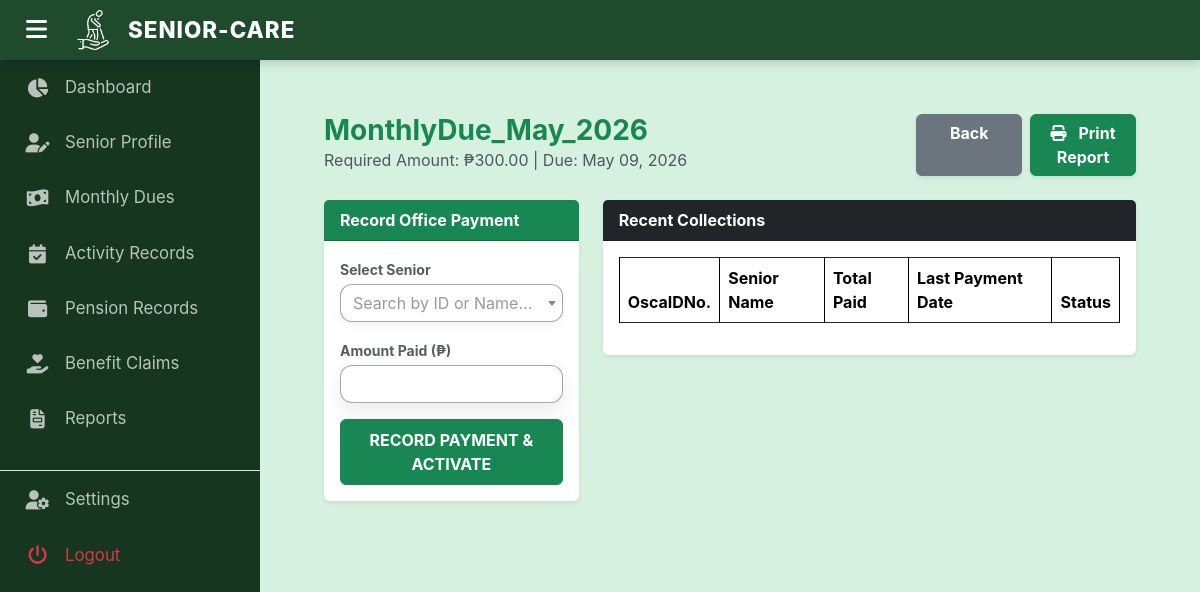
Page /admin/dues_collection.php?id=18 (signed in) on the committed database.
### tables this page shows
CREATE TABLE `monthly_dues_master` (
  `DuesID` int(11) NOT NULL,
  `Contribution_Name` varchar(100) NOT NULL,
  `Amount_Required` decimal(10,2) NOT NULL,
  `Due_Date` date NOT NULL
);

### admin/dues_collection.php (the view, shortened to what this page needs)
<?php
require_once('includes/session.php');
$did = $_GET['id'];
$res = mysqli_query($conn, "SELECT * FROM monthly_dues_master WHERE DuesID = '$did'");
$dues = mysqli_fetch_array($res);
$amount_required = $dues['Amount_Required'];
?>
<!DOCTYPE html>
<html lang="en">
<head>
    <link href="https://cdn.jsdelivr.net/npm/simple-datatables@7.1.2/dist/style.min.css" rel="stylesheet" />
    <link href="https://cdn.jsdelivr.net/npm/bootstrap@5.3.3/dist/css/bootstrap.min.css" rel="stylesheet">
    <link rel="stylesheet" href="https://cdnjs.cloudflare.com/ajax/libs/font-awesome/6.4.0/css/all.min.css">
    <link href="css/style.css?v=<?php echo time(); ?>" rel="stylesheet" />
    <link href="https://cdn.jsdelivr.net/npm/select2@4.1.0-rc.0/dist/css/select2.min.css" rel="stylesheet" />
</head>
<body class="sb-nav-fixed">
    <?php include('includes/header.php'); ?>
    <?php include('includes/sidebar.php'); ?>
    <main id="main-content">
        <div class="container-fluid px-4">
            <div class="d-flex flex-column flex-md-row justify-content-between align-items-md-center mt-4 mb-4 gap-3">
                <div>
                    <h3 class="fw-bold text-success m-0"><?php echo $dues['Contribution_Name']; ?></h3>
                    <p class="text-muted mb-1">Required Amount: ₱<?php echo number_format($amount_required, 2); ?> | Due: <?php echo date("M d, Y", strtotime($dues['Due_Date'])); ?></p>
                </div>
                <div class="no-print d-flex flex-column flex-sm-row gap-2">
                    <a href="monthly_dues.php" class="btn btn-secondary fw-bold shadow-sm w-100">Back</a>
                    <button type="button" class="btn btn-success fw-bold shadow-sm w-100" onclick="printTable()">
                        <i class="fa fa-print me-2"></i> Print Report
                    </button>
                </div>
            </div>
            <div class="row">
                <div class="col-md-4">
                    <div class="card shadow-sm border-0 mb-4">
                        <div class="card-header bg-success text-white fw-bold">Record Office Payment</div>
                        <div class="card-body">
                            <form action="query_collect_dues.php" method="POST">
                                <div class="mb-3">
                                    <label class="small fw-bold text-muted mb-1">Select Senior</label>
                                </div>
                                <div class="mb-3">
                                    <label class="small fw-bold text-muted mb-1">Amount Paid (₱)</label>
                                    <input type="number" step="0.01" name="amount_paid" class="form-control card shadow border border-1 border-black" required>
                                </div>
                                <button type="submit" class="btn btn-success w-100 py-2 fw-bold">RECORD PAYMENT & ACTIVATE</button>
                            </form>
                        </div>
                    </div>
                </div>
                <div class="col-md-8">
                    <div class="card shadow-sm border-0">
                        <div class="card-header bg-dark text-white fw-bold">Recent Collections</div>
                        <div class="card-body">
                            <div class="table-responsive">
                                <table id="datatablesSimple" class="table table-bordered" width="100%" cellspacing="0">
                                    <thead>
                                        <tr>
                                            <th>OscaIDNo.</th>
                                            <th>Senior Name</th>
                                            <th>Total Paid</th>
                                            <th>Last Payment Date</th>
                                            <th>Status</th>
                                        </tr>
                                    </thead>
                                </table>
                            </div>
                        </div>
                    </div>
                </div>
            </div>
        </div>
    </main>
</body>
</html>

### admin/css/style.css (style rules this page uses)
:root { --forest-deep: #1F4B2C; --sidebar-dark: #163620; --accent-mint: #91EAAF; --lime-highlight: #C3E956; --bg-pale: #D6F1DF; --header-height: 60px; --sidebar-width: 260px; --sidebar-collapsed-width: 70px; --transition-speed: 0.3s; }
body { font-family: 'Inter', sans-serif; margin: 0; background-color: var(--bg-pale); overflow-x: hidden; color: #333; }
#main-content { margin-top: var(--header-height); margin-left: var(--sidebar-width); padding: 30px 40px; min-height: calc(100vh - var(--header-height)); transition: margin-left var(--transition-speed) ease; }
.border-black { border-color: #000 !important; }
.form-control.card, .form-select.card { border-color: rgba(0, 0, 0, 0.35) !important; box-shadow: 0 8px 18px rgba(0, 0, 0, 0.08) !important; background-color: #ffffff !important; border-radius: 0.75rem !important; transition: border-color 0.2s ease, box-shadow 0.2s ease; }
.table-responsive { display: block; width: 100%; overflow-x: auto; -webkit-overflow-scrolling: touch; }
.table-responsive > .table-bordered { border: 0; }

### rows in the picture
monthly_dues_master: Contribution_Name "MonthlyDue_May_2026", Amount_Required "300.00", Due_Date "May 09, 2026"
